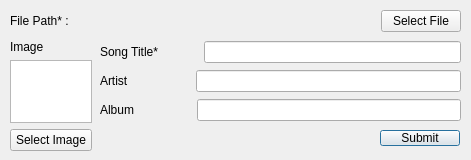
<?xml version="1.0" encoding="UTF-8"?>
<ui version="4.0">
 <class>FileSelectDialogue</class>
 <widget class="QDialog" name="FileSelectDialogue">
  <property name="geometry">
   <rect>
    <x>0</x>
    <y>0</y>
    <width>471</width>
    <height>160</height>
   </rect>
  </property>
  <property name="windowTitle">
   <string>Dialog</string>
  </property>
  <widget class="QPushButton" name="pushButton">
   <property name="geometry">
    <rect>
     <x>380</x>
     <y>130</y>
     <width>80</width>
     <height>16</height>
    </rect>
   </property>
   <property name="text">
    <string>Submit</string>
   </property>
  </widget>
  <widget class="QWidget" name="">
   <property name="geometry">
    <rect>
     <x>10</x>
     <y>10</y>
     <width>451</width>
     <height>22</height>
    </rect>
   </property>
   <layout class="QHBoxLayout" name="FileSelect">
    <item>
     <layout class="QHBoxLayout" name="File">
      <item>
       <widget class="QLabel" name="L_FPTitle">
        <property name="text">
         <string>File Path* :</string>
        </property>
       </widget>
      </item>
      <item>
       <widget class="QLabel" name="L_FilePath">
        <property name="text">
         <string>&lt;FilePath&gt;</string>
        </property>
       </widget>
      </item>
     </layout>
    </item>
    <item>
     <spacer name="horizontalSpacer">
      <property name="orientation">
       <enum>Qt::Horizontal</enum>
      </property>
      <property name="sizeHint" stdset="0">
       <size>
        <width>40</width>
        <height>20</height>
       </size>
      </property>
     </spacer>
    </item>
    <item>
     <widget class="QPushButton" name="B_SelectFile">
      <property name="text">
       <string>Select File</string>
      </property>
     </widget>
    </item>
   </layout>
  </widget>
  <widget class="QWidget" name="">
   <property name="geometry">
    <rect>
     <x>10</x>
     <y>40</y>
     <width>82</width>
     <height>111</height>
    </rect>
   </property>
   <layout class="QVBoxLayout" name="Image">
    <item>
     <widget class="QLabel" name="L_Image">
      <property name="text">
       <string>Image</string>
      </property>
     </widget>
    </item>
    <item>
     <widget class="QGraphicsView" name="GV_CoverArt"/>
    </item>
    <item>
     <widget class="QPushButton" name="B_SelectImage">
      <property name="text">
       <string>Select Image</string>
      </property>
     </widget>
    </item>
   </layout>
  </widget>
  <widget class="QWidget" name="">
   <property name="geometry">
    <rect>
     <x>100</x>
     <y>40</y>
     <width>361</width>
     <height>82</height>
    </rect>
   </property>
   <layout class="QVBoxLayout" name="SongInfo">
    <item>
     <layout class="QHBoxLayout" name="SongTitle">
      <item>
       <widget class="QLabel" name="L_SongTitle">
        <property name="text">
         <string>Song Title*</string>
        </property>
       </widget>
      </item>
      <item>
       <spacer name="horizontalSpacer_3">
        <property name="orientation">
         <enum>Qt::Horizontal</enum>
        </property>
        <property name="sizeType">
         <enum>QSizePolicy::Fixed</enum>
        </property>
        <property name="sizeHint" stdset="0">
         <size>
          <width>40</width>
          <height>20</height>
         </size>
        </property>
       </spacer>
      </item>
      <item>
       <widget class="QLineEdit" name="LE_SongTitle"/>
      </item>
     </layout>
    </item>
    <item>
     <layout class="QHBoxLayout" name="Artist">
      <item>
       <widget class="QLabel" name="L_Artist">
        <property name="text">
         <string>Artist</string>
        </property>
       </widget>
      </item>
      <item>
       <spacer name="horizontalSpacer_2">
        <property name="orientation">
         <enum>Qt::Horizontal</enum>
        </property>
        <property name="sizeType">
         <enum>QSizePolicy::Preferred</enum>
        </property>
        <property name="sizeHint" stdset="0">
         <size>
          <width>61</width>
          <height>20</height>
         </size>
        </property>
       </spacer>
      </item>
      <item>
       <widget class="QLineEdit" name="LE_Artist"/>
      </item>
     </layout>
    </item>
    <item>
     <layout class="QHBoxLayout" name="Album">
      <item>
       <widget class="QLabel" name="L_Album">
        <property name="text">
         <string>Album</string>
        </property>
       </widget>
      </item>
      <item>
       <spacer name="horizontalSpacer_4">
        <property name="orientation">
         <enum>Qt::Horizontal</enum>
        </property>
        <property name="sizeType">
         <enum>QSizePolicy::Fixed</enum>
        </property>
        <property name="sizeHint" stdset="0">
         <size>
          <width>57</width>
          <height>20</height>
         </size>
        </property>
       </spacer>
      </item>
      <item>
       <widget class="QLineEdit" name="LE_Album"/>
      </item>
     </layout>
    </item>
   </layout>
  </widget>
 </widget>
 <resources/>
 <connections/>
</ui>
